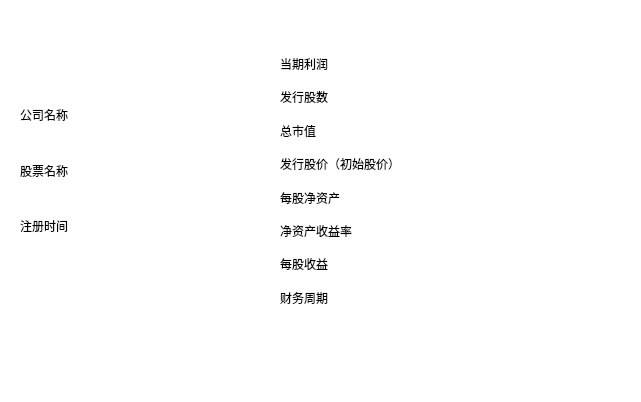
<?xml version="1.0" encoding="UTF-8"?>
<ui version="4.0">
 <class>Finance</class>
 <widget class="QMainWindow" name="Finance">
  <property name="geometry">
   <rect>
    <x>0</x>
    <y>0</y>
    <width>641</width>
    <height>402</height>
   </rect>
  </property>
  <property name="windowTitle">
   <string>MainWindow</string>
  </property>
  <property name="styleSheet">
   <string notr="true">background:rgb(255, 255, 255)</string>
  </property>
  <widget class="QWidget" name="centralwidget">
   <widget class="QWidget" name="layoutWidget">
    <property name="geometry">
     <rect>
      <x>20</x>
      <y>90</y>
      <width>241</width>
      <height>161</height>
     </rect>
    </property>
    <layout class="QGridLayout" name="gridLayout">
     <item row="0" column="1">
      <widget class="QLabel" name="label">
       <property name="text">
        <string/>
       </property>
      </widget>
     </item>
     <item row="1" column="0">
      <widget class="QLabel" name="shareName">
       <property name="text">
        <string>股票名称</string>
       </property>
      </widget>
     </item>
     <item row="2" column="1">
      <widget class="QLabel" name="label_3">
       <property name="text">
        <string/>
       </property>
      </widget>
     </item>
     <item row="1" column="1">
      <widget class="QLabel" name="label_2">
       <property name="text">
        <string/>
       </property>
      </widget>
     </item>
     <item row="0" column="0">
      <widget class="QLabel" name="companyName">
       <property name="text">
        <string>公司名称</string>
       </property>
      </widget>
     </item>
     <item row="2" column="0">
      <widget class="QLabel" name="registrationTime">
       <property name="text">
        <string>注册时间</string>
       </property>
      </widget>
     </item>
    </layout>
   </widget>
   <widget class="QWidget" name="layoutWidget_2">
    <property name="geometry">
     <rect>
      <x>280</x>
      <y>50</y>
      <width>321</width>
      <height>261</height>
     </rect>
    </property>
    <layout class="QGridLayout" name="gridLayout_2">
     <item row="4" column="0">
      <widget class="QLabel" name="label_14">
       <property name="text">
        <string>每股净资产</string>
       </property>
      </widget>
     </item>
     <item row="5" column="1">
      <widget class="QLabel" name="label_17">
       <property name="text">
        <string/>
       </property>
      </widget>
     </item>
     <item row="6" column="1">
      <widget class="QLabel" name="label_19">
       <property name="text">
        <string/>
       </property>
      </widget>
     </item>
     <item row="1" column="0">
      <widget class="QLabel" name="label_8">
       <property name="text">
        <string>发行股数</string>
       </property>
      </widget>
     </item>
     <item row="2" column="0">
      <widget class="QLabel" name="label_10">
       <property name="text">
        <string>总市值</string>
       </property>
      </widget>
     </item>
     <item row="4" column="1">
      <widget class="QLabel" name="label_15">
       <property name="text">
        <string/>
       </property>
      </widget>
     </item>
     <item row="2" column="1">
      <widget class="QLabel" name="label_11">
       <property name="text">
        <string/>
       </property>
      </widget>
     </item>
     <item row="6" column="0">
      <widget class="QLabel" name="label_18">
       <property name="text">
        <string>每股收益</string>
       </property>
      </widget>
     </item>
     <item row="0" column="1">
      <widget class="QLabel" name="label_7">
       <property name="text">
        <string/>
       </property>
      </widget>
     </item>
     <item row="3" column="0">
      <widget class="QLabel" name="label_12">
       <property name="text">
        <string>发行股价（初始股价）</string>
       </property>
      </widget>
     </item>
     <item row="5" column="0">
      <widget class="QLabel" name="label_16">
       <property name="text">
        <string>净资产收益率</string>
       </property>
      </widget>
     </item>
     <item row="0" column="0">
      <widget class="QLabel" name="label_6">
       <property name="text">
        <string>当期利润</string>
       </property>
      </widget>
     </item>
     <item row="3" column="1">
      <widget class="QLabel" name="label_13">
       <property name="text">
        <string/>
       </property>
      </widget>
     </item>
     <item row="1" column="1">
      <widget class="QLabel" name="label_9">
       <property name="text">
        <string/>
       </property>
      </widget>
     </item>
     <item row="7" column="0">
      <widget class="QLabel" name="label_5">
       <property name="text">
        <string>财务周期</string>
       </property>
      </widget>
     </item>
     <item row="7" column="1">
      <widget class="QLabel" name="label_4">
       <property name="text">
        <string/>
       </property>
      </widget>
     </item>
    </layout>
   </widget>
  </widget>
  <widget class="QMenuBar" name="menubar">
   <property name="geometry">
    <rect>
     <x>0</x>
     <y>0</y>
     <width>641</width>
     <height>29</height>
    </rect>
   </property>
  </widget>
  <widget class="QStatusBar" name="statusbar"/>
 </widget>
 <resources/>
 <connections/>
</ui>
